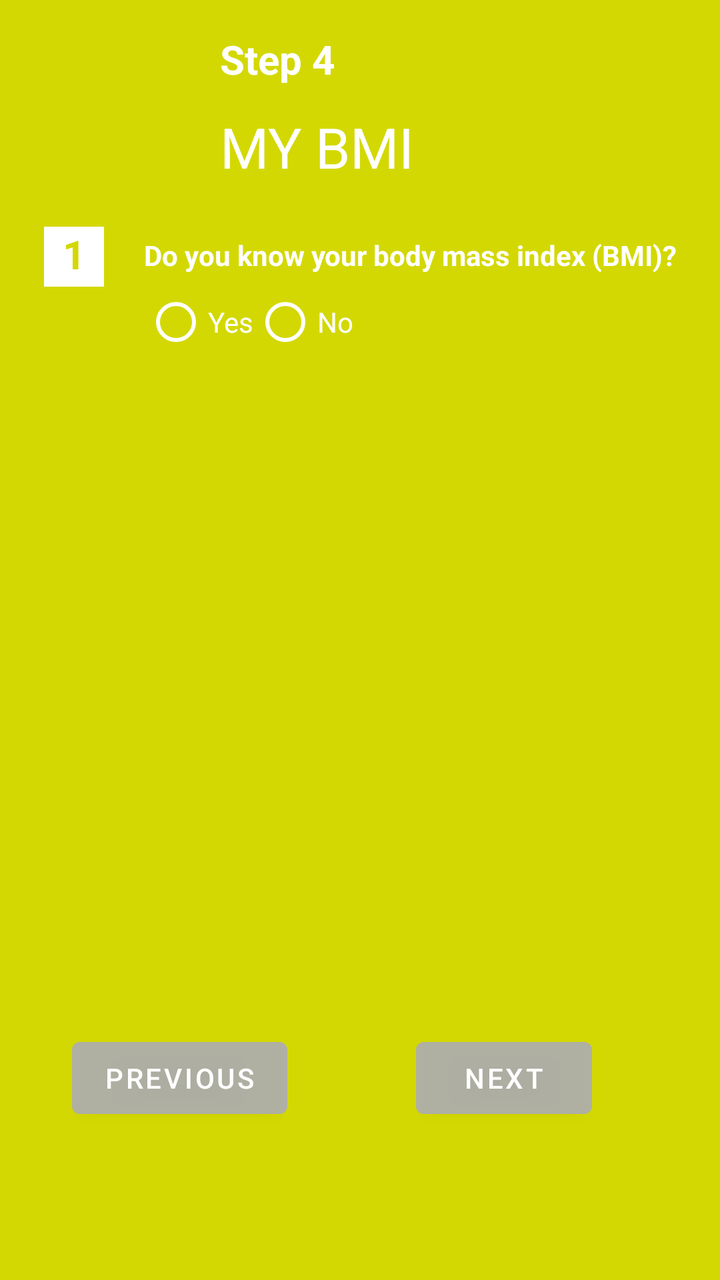
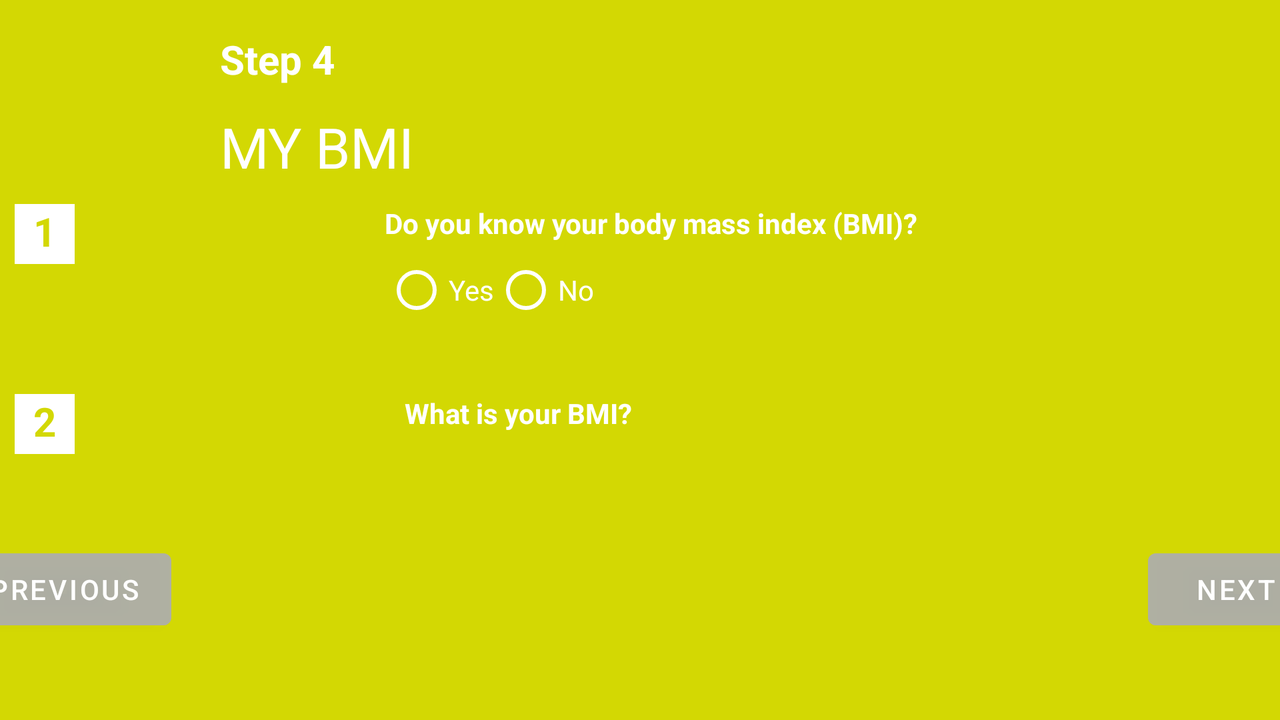

Two renders of one Android screen. The first uses the default layout on a phone; the second uses the alternative layout the repository ships for a different screen configuration, on a matching device. The two XML files are below.
<!-- AndroidManifest.xml: application theme Theme.TAGPhy2021_REBOURS_ROUDAUT -->
<!-- res/layout/activity_imc.xml -->
<?xml version="1.0" encoding="utf-8"?>
<androidx.constraintlayout.widget.ConstraintLayout xmlns:android="http://schemas.android.com/apk/res/android"
    xmlns:app="http://schemas.android.com/apk/res-auto"
    xmlns:tools="http://schemas.android.com/tools"
    android:layout_width="match_parent"
    android:layout_height="match_parent"
    android:background="#D3D803"
    android:onClick="calculImc"
    tools:layout_editor_absoluteX="0dp"
    tools:layout_editor_absoluteY="-14dp">

    <ImageView
        android:id="@+id/step4Img"
        android:layout_width="94dp"
        android:layout_height="76dp"
        android:layout_marginStart="16dp"
        android:layout_marginTop="16dp"
        app:layout_constraintStart_toStartOf="parent"
        app:layout_constraintTop_toTopOf="parent"
        app:srcCompat="@drawable/imc" />

    <TextView
        android:id="@+id/step4"
        android:layout_width="wrap_content"
        android:layout_height="wrap_content"
        android:layout_marginTop="16dp"
        android:text="@string/step4"
        android:textColor="#FFFFFF"
        android:textSize="20sp"
        android:textStyle="bold"
        app:layout_constraintStart_toStartOf="@+id/step4Title"
        app:layout_constraintTop_toTopOf="parent" />

    <TextView
        android:id="@+id/step4Title"
        android:layout_width="wrap_content"
        android:layout_height="wrap_content"
        android:text="@string/step4Title"
        android:textColor="#FFFFFF"
        android:textSize="28sp"
        app:layout_constraintBottom_toBottomOf="@+id/step4Img"
        app:layout_constraintEnd_toEndOf="parent"
        app:layout_constraintHorizontal_bias="0.0"
        app:layout_constraintStart_toEndOf="@+id/step4Img" />

    <ScrollView
        android:id="@+id/scrollView3"
        android:layout_width="367dp"
        android:layout_height="407dp"
        android:layout_marginStart="10dp"
        android:layout_marginTop="16dp"
        android:layout_marginEnd="10dp"
        app:layout_constraintEnd_toEndOf="parent"
        app:layout_constraintStart_toStartOf="parent"
        app:layout_constraintTop_toBottomOf="@+id/step4Title">

        <androidx.constraintlayout.widget.ConstraintLayout
            android:layout_width="match_parent"
            android:layout_height="wrap_content"
            android:orientation="vertical">

            <TextView
                android:id="@+id/step4Q1"
                android:layout_width="30dp"
                android:layout_height="30dp"
                android:layout_marginStart="25dp"
                android:layout_marginTop="-5dp"
                android:background="#FFFFFF"
                android:text="1"
                android:textAlignment="center"
                android:textColor="#D3D803"
                android:textSize="20sp"
                android:textStyle="bold"
                app:layout_constraintStart_toStartOf="parent"
                app:layout_constraintTop_toTopOf="@+id/step4Q1Ask"
                tools:ignore="TextContrastCheck" />

            <TextView
                android:id="@+id/step4Q1Ask"
                android:layout_width="0dp"
                android:layout_height="wrap_content"
                android:layout_marginStart="20dp"
                android:layout_marginTop="10dp"
                android:text="@string/step4Q1Ask"
                android:textAlignment="viewStart"
                android:textColor="#FFFFFF"
                android:textSize="14sp"
                android:textStyle="bold"
                app:layout_constraintEnd_toEndOf="parent"
                app:layout_constraintStart_toEndOf="@+id/step4Q1"
                app:layout_constraintTop_toTopOf="parent"
                app:layout_constraintWidth_max="330dp" />

            <RadioGroup
                android:id="@+id/step4Q1RadioGroup"
                android:layout_width="0dp"
                android:layout_height="wrap_content"
                android:orientation="horizontal"
                app:layout_constraintEnd_toEndOf="@+id/step4Q1Ask"
                app:layout_constraintStart_toStartOf="@+id/step4Q1Ask"
                app:layout_constraintTop_toBottomOf="@+id/step4Q1Ask">

                <RadioButton
                    android:id="@+id/step4Q1RbYes"
                    android:layout_width="wrap_content"
                    android:layout_height="wrap_content"
                    android:layout_weight="0"
                    android:buttonTint="#FFFFFF"
                    android:onClick="check"
                    android:text="@string/RbYes"
                    android:textColor="#FFFFFF" />

                <RadioButton
                    android:id="@+id/step4Q1RbNo"
                    android:layout_width="wrap_content"
                    android:layout_height="wrap_content"
                    android:buttonTint="#FFFFFF"
                    android:onClick="check"
                    android:text="@string/RbNo"
                    android:textColor="#FFFFFF" />

            </RadioGroup>


            <TextView
                android:id="@+id/step4Q4ViewResult"
                android:layout_width="87dp"
                android:layout_height="33dp"
                android:layout_marginTop="3dp"
                android:text="RESULT"
                android:textAlignment="center"
                android:textSize="20sp"
                android:textStyle="bold"
                android:visibility="invisible"
                app:layout_constraintEnd_toEndOf="@+id/step4Q4Rep"
                app:layout_constraintHorizontal_bias="0.498"
                app:layout_constraintStart_toStartOf="@+id/step4Q4"
                app:layout_constraintTop_toBottomOf="@+id/step4Q4Rep" />

            <EditText
                android:id="@+id/step4Q2Imc"
                android:layout_width="wrap_content"
                android:layout_height="wrap_content"
                android:layout_marginTop="3dp"
                android:ems="10"
                android:hint="ex : 19,6"
                android:inputType="numberDecimal"
                android:visibility="invisible"
                app:layout_constraintEnd_toEndOf="@+id/step4Q2AskBis"
                app:layout_constraintHorizontal_bias="0.503"
                app:layout_constraintStart_toStartOf="@+id/step4Q2Bis"
                app:layout_constraintTop_toBottomOf="@+id/step4Q2AskBis" />

            <EditText
                android:id="@+id/step4Q3Size"
                android:layout_width="wrap_content"
                android:layout_height="wrap_content"
                android:layout_marginTop="3dp"
                android:ems="10"
                android:hint="ex : 168"
                android:inputType="number"
                android:labelFor="@id/step4Q3Ask"
                android:minHeight="48dp"
                android:visibility="invisible"
                app:layout_constraintEnd_toEndOf="@+id/step4Q3Ask"
                app:layout_constraintHorizontal_bias="0.503"
                app:layout_constraintStart_toStartOf="@+id/step4Q3"
                app:layout_constraintTop_toBottomOf="@+id/step4Q3Ask" />

            <TextView
                android:id="@+id/step4Q3"
                android:layout_width="30dp"
                android:layout_height="30dp"
                android:layout_marginTop="-5dp"
                android:background="#FFFFFF"
                android:text="3"
                android:textAlignment="center"
                android:textColor="#D3D803"
                android:textSize="20sp"
                android:textStyle="bold"
                android:visibility="invisible"
                app:layout_constraintStart_toStartOf="@+id/step4Q2"
                app:layout_constraintTop_toTopOf="@+id/step4Q3Ask"
                tools:ignore="TextContrastCheck" />

            <EditText
                android:id="@+id/step4Q2Weight"
                android:layout_width="wrap_content"
                android:layout_height="wrap_content"
                android:layout_marginTop="3dp"
                android:ems="10"
                android:hint="ex : 56"
                android:inputType="number"
                android:labelFor="@id/step4Q2Ask"
                android:minHeight="48dp"
                android:visibility="invisible"
                app:layout_constraintEnd_toEndOf="@+id/step4Q2Ask"
                app:layout_constraintHorizontal_bias="0.503"
                app:layout_constraintStart_toStartOf="@+id/step4Q2"
                app:layout_constraintTop_toBottomOf="@+id/step4Q2Ask" />

            <TextView
                android:id="@+id/step4Q2Bis"
                android:layout_width="30dp"
                android:layout_height="30dp"
                android:background="#FFFFFF"
                android:text="2"
                android:textAlignment="center"
                android:textColor="#D3D803"
                android:textSize="20sp"
                android:textStyle="bold"
                android:visibility="invisible"
                app:layout_constraintStart_toStartOf="@+id/step4Q1"
                app:layout_constraintTop_toTopOf="@+id/step4Q2AskBis"
                tools:ignore="TextContrastCheck" />

            <TextView
                android:id="@+id/step4Q2"
                android:layout_width="30dp"
                android:layout_height="30dp"
                android:layout_marginTop="4dp"
                android:background="#FFFFFF"
                android:text="2"
                android:textAlignment="center"
                android:textColor="#D3D803"
                android:textSize="20sp"
                android:textStyle="bold"
                android:visibility="invisible"
                app:layout_constraintStart_toStartOf="@+id/step4Q1"
                app:layout_constraintTop_toTopOf="@+id/step4Q2Ask"
                tools:ignore="TextContrastCheck" />

            <TextView
                android:id="@+id/step4Q4Rep"
                android:layout_width="0dp"
                android:layout_height="wrap_content"
                android:layout_marginStart="20dp"
                android:layout_marginTop="8dp"
                android:labelFor="@id/step4Q3Size"
                android:text="@string/step4Q4Rep"
                android:textAlignment="viewStart"
                android:textColor="#FFFFFF"
                android:textStyle="bold"
                android:visibility="invisible"
                app:layout_constraintEnd_toEndOf="parent"
                app:layout_constraintHorizontal_bias="0.0"
                app:layout_constraintStart_toEndOf="@+id/step4Q4"
                app:layout_constraintTop_toBottomOf="@+id/step4ImgButton"
                app:layout_constraintWidth_max="330dp" />

            <TextView
                android:id="@+id/step4Q2Ask"
                android:layout_width="0dp"
                android:layout_height="wrap_content"
                android:layout_marginStart="20dp"
                android:layout_marginTop="8dp"
                android:text="@string/step4Q2Ask"
                android:textAlignment="viewStart"
                android:textColor="#FFFFFF"
                android:textStyle="bold"
                android:visibility="invisible"
                app:layout_constraintEnd_toEndOf="parent"
                app:layout_constraintHorizontal_bias="0.0"
                app:layout_constraintStart_toEndOf="@+id/step4Q2"
                app:layout_constraintTop_toBottomOf="@+id/step4Q1RadioGroup"
                app:layout_constraintWidth_max="330dp" />

            <TextView
                android:id="@+id/step4Q2AskBis"
                android:layout_width="0dp"
                android:layout_height="wrap_content"
                android:layout_marginStart="20dp"
                android:layout_marginTop="8dp"
                android:text="@string/step4Q2AskBis"
                android:textAlignment="viewStart"
                android:textColor="#FFFFFF"
                android:textStyle="bold"
                android:visibility="invisible"
                app:layout_constraintEnd_toEndOf="parent"
                app:layout_constraintHorizontal_bias="0.0"
                app:layout_constraintStart_toEndOf="@+id/step4Q2Bis"
                app:layout_constraintTop_toBottomOf="@+id/step4Q1RadioGroup"
                app:layout_constraintWidth_max="330dp" />

            <TextView
                android:id="@+id/step4Q3Ask"
                android:layout_width="0dp"
                android:layout_height="wrap_content"
                android:layout_marginStart="20dp"
                android:layout_marginTop="8dp"
                android:labelFor="@id/step4Q3Size"
                android:text="@string/step4Q3"
                android:textAlignment="viewStart"
                android:textColor="#FFFFFF"
                android:textStyle="bold"
                android:visibility="invisible"
                app:layout_constraintEnd_toEndOf="parent"
                app:layout_constraintHorizontal_bias="0.0"
                app:layout_constraintStart_toEndOf="@+id/step4Q3"
                app:layout_constraintTop_toBottomOf="@+id/step4Q2Weight"
                app:layout_constraintWidth_max="330dp" />

            <TextView
                android:id="@+id/step4Q4"
                android:layout_width="30dp"
                android:layout_height="30dp"
                android:layout_marginTop="12dp"
                android:background="#FFFFFF"
                android:text="4"
                android:textAlignment="center"
                android:textColor="#D3D803"
                android:textSize="20sp"
                android:textStyle="bold"
                android:visibility="invisible"
                app:layout_constraintStart_toStartOf="@+id/step4Q3"
                app:layout_constraintTop_toTopOf="@+id/step4Q4Rep"
                tools:ignore="TextContrastCheck" />

            <ImageButton
                android:id="@+id/step4ImgButton"
                android:layout_width="wrap_content"
                android:layout_height="wrap_content"
                android:layout_marginTop="8dp"
                android:onClick="calculImc"
                android:visibility="invisible"
                app:layout_constraintEnd_toEndOf="@+id/step4Q3Size"
                app:layout_constraintHorizontal_bias="0.496"
                app:layout_constraintStart_toStartOf="@+id/step4Q3Size"
                app:layout_constraintTop_toBottomOf="@+id/step4Q3Size"
                app:srcCompat="@android:drawable/ic_menu_slideshow"
                tools:ignore="SpeakableTextPresentCheck" />


        </androidx.constraintlayout.widget.ConstraintLayout>

    </ScrollView>

    <Button
        android:id="@+id/step4BtnPrevious"
        android:layout_width="wrap_content"
        android:layout_height="wrap_content"
        android:layout_marginStart="36dp"
        android:backgroundTint="#BEAEAEAE"
        android:onClick="previous"
        android:text="@string/BtnPrevious"
        app:layout_constraintStart_toStartOf="parent"
        app:layout_constraintTop_toBottomOf="@+id/scrollView3" />

    <Button
        android:id="@+id/step4BtnNext"
        android:layout_width="wrap_content"
        android:layout_height="wrap_content"
        android:layout_marginEnd="64dp"
        android:backgroundTint="#BEAEAEAE"
        android:onClick="next"
        android:text="@string/BtnNext"
        app:layout_constraintEnd_toEndOf="parent"
        app:layout_constraintTop_toBottomOf="@+id/scrollView3" />

</androidx.constraintlayout.widget.ConstraintLayout>
<!-- resources referenced by this layout -->
<resources>
  <string name="BtnNext">Next</string>
  <string name="BtnPrevious">Previous</string>
  <string name="RbNo">No</string>
  <string name="RbYes">Yes</string>
  <string name="step4">Step 4</string>
  <string name="step4Q1Ask">Do you know your body mass index (BMI)?</string>
  <string name="step4Q2Ask">What is your weight (in kg)?</string>
  <string name="step4Q2AskBis">What is your BMI?</string>
  <string name="step4Q3">What is your size (in cm)?</string>
  <string name="step4Q4Rep">Your BMI is</string>
  <string name="step4Title">MY BMI</string>
  <style name="Theme.TAGPhy2021_REBOURS_ROUDAUT" parent="Theme.MaterialComponents.DayNight.DarkActionBar">
          
          <item name="colorPrimary">@color/purple_500</item>
          <item name="colorPrimaryVariant">@color/purple_700</item>
          <item name="colorOnPrimary">@color/white</item>
          
          <item name="colorSecondary">@color/teal_200</item>
          <item name="colorSecondaryVariant">@color/teal_700</item>
          <item name="colorOnSecondary">@color/black</item>
          
          <item name="android:statusBarColor" tools:targetApi="l">?attr/colorPrimaryVariant</item>
          
      </style>
</resources>
<!-- res/layout-land/activity_imc.xml (the repository's variant of the layout above) -->
<!-- drawn on the phone turned sideways -->
<?xml version="1.0" encoding="utf-8"?>
<androidx.constraintlayout.widget.ConstraintLayout xmlns:android="http://schemas.android.com/apk/res/android"
    xmlns:app="http://schemas.android.com/apk/res-auto"
    xmlns:tools="http://schemas.android.com/tools"
    android:layout_width="match_parent"
    android:layout_height="match_parent"
    android:background="#D3D803"
    android:onClick="calculImc"
    tools:layout_editor_absoluteX="0dp"
    tools:layout_editor_absoluteY="-14dp">

    <ImageView
        android:id="@+id/step4Img"
        android:layout_width="94dp"
        android:layout_height="76dp"
        android:layout_marginStart="16dp"
        android:layout_marginTop="16dp"
        app:layout_constraintStart_toStartOf="parent"
        app:layout_constraintTop_toTopOf="parent"
        app:srcCompat="@drawable/imc" />

    <TextView
        android:id="@+id/step4"
        android:layout_width="wrap_content"
        android:layout_height="wrap_content"
        android:layout_marginTop="16dp"
        android:text="@string/step4"
        android:textColor="#FFFFFF"
        android:textSize="20sp"
        android:textStyle="bold"
        app:layout_constraintStart_toStartOf="@+id/step4Title"
        app:layout_constraintTop_toTopOf="parent" />

    <TextView
        android:id="@+id/step4Title"
        android:layout_width="wrap_content"
        android:layout_height="wrap_content"
        android:text="@string/step4Title"
        android:textColor="#FFFFFF"
        android:textSize="28sp"
        app:layout_constraintBottom_toBottomOf="@+id/step4Img"
        app:layout_constraintEnd_toEndOf="parent"
        app:layout_constraintHorizontal_bias="0.0"
        app:layout_constraintStart_toEndOf="@+id/step4Img" />

    <ScrollView
        android:id="@+id/scrollView2"
        android:layout_width="714dp"
        android:layout_height="137dp"
        app:layout_constraintEnd_toEndOf="parent"
        app:layout_constraintStart_toStartOf="parent"
        app:layout_constraintTop_toBottomOf="@+id/step4Title">

        <androidx.constraintlayout.widget.ConstraintLayout
            android:layout_width="match_parent"
            android:layout_height="wrap_content"
            android:orientation="vertical">

            <TextView
                android:id="@+id/step4Q1"
                android:layout_width="30dp"
                android:layout_height="30dp"
                android:layout_marginStart="44dp"
                android:background="#FFFFFF"
                android:text="1"
                android:textAlignment="center"
                android:textColor="#D3D803"
                android:textSize="20sp"
                android:textStyle="bold"
                app:layout_constraintStart_toStartOf="parent"
                app:layout_constraintTop_toTopOf="@+id/step4Q1Ask"
                tools:ignore="TextContrastCheck" />

            <TextView
                android:id="@+id/step4Q1Ask"
                android:layout_width="0dp"
                android:layout_height="wrap_content"
                android:layout_marginTop="10dp"
                android:text="@string/step4Q1Ask"
                android:textAlignment="viewStart"
                android:textColor="#FFFFFF"
                android:textSize="14sp"
                android:textStyle="bold"
                app:layout_constraintEnd_toEndOf="parent"
                app:layout_constraintStart_toEndOf="@+id/step4Q1"
                app:layout_constraintTop_toTopOf="parent"
                app:layout_constraintWidth_max="330dp" />

            <RadioGroup
                android:id="@+id/step4Q1RadioGroup"
                android:layout_width="0dp"
                android:layout_height="wrap_content"
                android:orientation="horizontal"
                app:layout_constraintEnd_toEndOf="@+id/step4Q1Ask"
                app:layout_constraintHorizontal_bias="0.0"
                app:layout_constraintStart_toStartOf="@+id/step4Q1Ask"
                app:layout_constraintTop_toBottomOf="@+id/step4Q1Ask">

                <RadioButton
                    android:id="@+id/step4Q1RbYes"
                    android:layout_width="wrap_content"
                    android:layout_height="wrap_content"
                    android:layout_weight="0"
                    android:buttonTint="#FFFFFF"
                    android:text="@string/RbYes"
                    android:textColor="#FFFFFF" />

                <RadioButton
                    android:id="@+id/step4Q1RbNo"
                    android:layout_width="wrap_content"
                    android:layout_height="wrap_content"
                    android:buttonTint="#FFFFFF"
                    android:text="@string/RbNo"
                    android:textColor="#FFFFFF" />

            </RadioGroup>

            <TextView
                android:id="@+id/step4Q2Ask"
                android:layout_width="0dp"
                android:layout_height="wrap_content"
                android:layout_marginStart="20dp"
                android:layout_marginTop="112dp"
                android:text="@string/step4Q2Ask"
                android:textAlignment="viewStart"
                android:textColor="#FFFFFF"
                android:textStyle="bold"
                app:layout_constraintEnd_toEndOf="parent"
                app:layout_constraintStart_toEndOf="@+id/step4Q2"
                app:layout_constraintTop_toBottomOf="@+id/step4Q1RadioGroup"
                app:layout_constraintWidth_max="330dp" />

            <TextView
                android:id="@+id/step4Q2AskBis"
                android:layout_width="0dp"
                android:layout_height="wrap_content"
                android:layout_marginStart="20dp"
                android:layout_marginTop="28dp"
                android:text="@string/step4Q2AskBis"
                android:textAlignment="viewStart"
                android:textColor="#FFFFFF"
                android:textStyle="bold"
                app:layout_constraintEnd_toEndOf="parent"
                app:layout_constraintStart_toEndOf="@+id/step4Q2Bis"
                app:layout_constraintTop_toBottomOf="@+id/step4Q1RadioGroup"
                app:layout_constraintWidth_max="330dp" />


            <TextView
                android:id="@+id/step4Q3Ask"
                android:layout_width="0dp"
                android:layout_height="wrap_content"
                android:layout_marginStart="20dp"
                android:layout_marginTop="8dp"
                android:labelFor="@id/step4Q3Size"
                android:text="@string/step4Q3"
                android:textAlignment="viewStart"
                android:textColor="#FFFFFF"
                android:textStyle="bold"
                app:layout_constraintEnd_toEndOf="parent"
                app:layout_constraintStart_toEndOf="@+id/step4Q3"
                app:layout_constraintTop_toBottomOf="@+id/step4Q2Weight"
                app:layout_constraintWidth_max="330dp" />

            <TextView
                android:id="@+id/step4Q4"
                android:layout_width="30dp"
                android:layout_height="30dp"
                android:layout_marginTop="4dp"
                android:background="#FFFFFF"
                android:text="4"
                android:textAlignment="center"
                android:textColor="#D3D803"
                android:textSize="20sp"
                android:textStyle="bold"
                app:layout_constraintStart_toStartOf="@+id/step4Q3"
                app:layout_constraintTop_toTopOf="@+id/step4Q4Rep"
                tools:ignore="TextContrastCheck" />

            <TextView
                android:id="@+id/step4Q4ViewResult"
                android:layout_width="87dp"
                android:layout_height="33dp"
                android:layout_marginTop="32dp"
                android:text="RESULT"
                android:textAlignment="center"
                android:textSize="20sp"
                android:textStyle="bold"
                app:layout_constraintEnd_toEndOf="@+id/step4Q4Rep"
                app:layout_constraintStart_toStartOf="@+id/step4Q4Rep"
                app:layout_constraintTop_toBottomOf="@+id/step4Q4Rep" />

            <ImageButton
                android:id="@+id/step4ImgButton"
                android:layout_width="wrap_content"
                android:layout_height="wrap_content"
                android:layout_marginTop="4dp"
                android:onClick="calculImc"
                app:layout_constraintEnd_toEndOf="@+id/step4Q3Size"
                app:layout_constraintStart_toStartOf="@+id/step4Q3Size"
                app:layout_constraintTop_toBottomOf="@+id/step4Q3Size"
                app:srcCompat="@android:drawable/ic_menu_slideshow"
                tools:ignore="SpeakableTextPresentCheck" />

            <TextView
                android:id="@+id/step4Q4Rep"
                android:layout_width="0dp"
                android:layout_height="wrap_content"
                android:layout_marginTop="20dp"
                android:labelFor="@id/step4Q3Size"
                android:text="@string/step4Q4Rep"
                android:textAlignment="viewStart"
                android:textColor="#FFFFFF"
                android:textStyle="bold"
                app:layout_constraintEnd_toEndOf="parent"
                app:layout_constraintStart_toEndOf="@+id/step4Q4"
                app:layout_constraintTop_toBottomOf="@+id/step4ImgButton"
                app:layout_constraintWidth_max="330dp" />

            <TextView
                android:id="@+id/step4Q2"
                android:layout_width="30dp"
                android:layout_height="30dp"
                android:layout_marginTop="4dp"
                android:background="#FFFFFF"
                android:text="2"
                android:textAlignment="center"
                android:textColor="#D3D803"
                android:textSize="20sp"
                android:textStyle="bold"
                app:layout_constraintStart_toStartOf="@+id/step4Q1"
                app:layout_constraintTop_toTopOf="@+id/step4Q2Ask"
                tools:ignore="TextContrastCheck" />

            <TextView
                android:id="@+id/step4Q2Bis"
                android:layout_width="30dp"
                android:layout_height="30dp"
                android:background="#FFFFFF"
                android:text="2"
                android:textAlignment="center"
                android:textColor="#D3D803"
                android:textSize="20sp"
                android:textStyle="bold"
                app:layout_constraintStart_toStartOf="@+id/step4Q1"
                app:layout_constraintTop_toTopOf="@+id/step4Q2AskBis"
                tools:ignore="TextContrastCheck" />

            <EditText
                android:id="@+id/step4Q2Weight"
                android:layout_width="wrap_content"
                android:layout_height="wrap_content"
                android:layout_marginTop="8dp"
                android:ems="10"
                android:hint="ex : 56"
                android:inputType="number"
                android:labelFor="@id/step4Q2Ask"
                android:minHeight="48dp"
                app:layout_constraintEnd_toEndOf="@+id/step4Q2Ask"
                app:layout_constraintStart_toStartOf="@+id/step4Q2Ask"
                app:layout_constraintTop_toBottomOf="@+id/step4Q2Ask" />

            <EditText
                android:id="@+id/step4Q3Size"
                android:layout_width="wrap_content"
                android:layout_height="wrap_content"
                android:layout_marginTop="4dp"
                android:ems="10"
                android:hint="ex : 168"
                android:inputType="number"
                android:labelFor="@id/step4Q3Ask"
                android:minHeight="48dp"
                app:layout_constraintEnd_toEndOf="@+id/step4Q3Ask"
                app:layout_constraintStart_toStartOf="@+id/step4Q3Ask"
                app:layout_constraintTop_toBottomOf="@+id/step4Q3Ask" />

            <TextView
                android:id="@+id/step4Q3"
                android:layout_width="30dp"
                android:layout_height="30dp"
                android:layout_marginTop="-5dp"
                android:background="#FFFFFF"
                android:text="3"
                android:textAlignment="center"
                android:textColor="#D3D803"
                android:textSize="20sp"
                android:textStyle="bold"
                app:layout_constraintStart_toStartOf="@+id/step4Q2"
                app:layout_constraintTop_toTopOf="@+id/step4Q3Ask"
                tools:ignore="TextContrastCheck" />

            <EditText
                android:id="@+id/step4Q2Imc"
                android:layout_width="wrap_content"
                android:layout_height="wrap_content"
                android:layout_marginTop="8dp"
                android:ems="10"
                android:hint="ex : 19,6"
                android:inputType="numberDecimal"
                app:layout_constraintEnd_toEndOf="@+id/step4Q2AskBis"
                app:layout_constraintStart_toStartOf="@+id/step4Q2AskBis"
                app:layout_constraintTop_toBottomOf="@+id/step4Q2AskBis" />

        </androidx.constraintlayout.widget.ConstraintLayout>

    </ScrollView>

    <Button
        android:id="@+id/step4BtnNext"
        android:layout_width="wrap_content"
        android:layout_height="wrap_content"
        android:layout_marginEnd="15dp"
        android:backgroundTint="#BEAEAEAE"
        android:onClick="next"
        android:text="@string/BtnNext"
        app:layout_constraintBottom_toBottomOf="parent"
        app:layout_constraintEnd_toEndOf="@+id/scrollView2"
        app:layout_constraintTop_toBottomOf="@+id/scrollView2" />

    <Button
        android:id="@+id/step4BtnPrevious"
        android:layout_width="wrap_content"
        android:layout_height="wrap_content"
        android:layout_marginStart="15dp"
        android:backgroundTint="#BEAEAEAE"
        android:onClick="previous"
        android:text="@string/BtnPrevious"
        app:layout_constraintBottom_toBottomOf="parent"
        app:layout_constraintStart_toStartOf="@+id/scrollView2"
        app:layout_constraintTop_toBottomOf="@+id/scrollView2" />


</androidx.constraintlayout.widget.ConstraintLayout>
